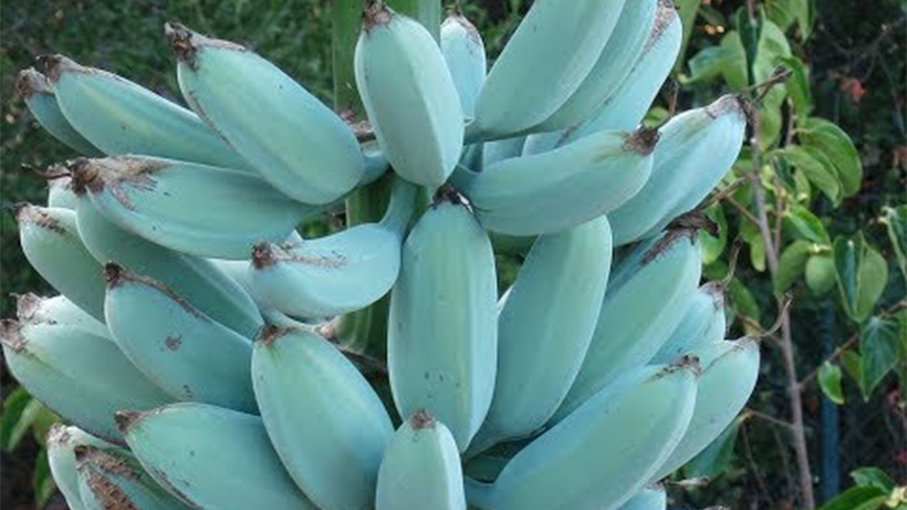
#> input picture BlueBananas.jpg, 907 x 510 px
$ python CYOFilter.py
#> lines starting #> are read from the running program, lines starting #| are printed output that depends on the picture
import math
from PIL import Image
picture = Image.open("BlueBananas.jpg")
#> picture is the input picture: PIL image 907x510 RGB; mean R, G, B 89.6, 130.3, 124.1

def load_img(picture):
    pic = Image.open(picture)
    return pic

def show_img(myfile):
    myfile.show()

def save_img(imgobj, banana):
    imgobj.save(banana)

def distance_formula(x1,y1,x2,y2):
    dist = math.sqrt((x2 - x1)**2 + (y2 - y1)**2)

def emphasize_color(pic):
    gainsboro = (220, 220, 220)
    light_gray = (211, 211, 211)
    silver = (192, 192, 192)
    dark_gray = (169, 169, 169)
    gray = (128, 128, 128)
    dim_grey = (105, 105, 105)
    pixels = picture.getdata()
    original_banana = []
    for p in pixels:
        sum = p[0] + p[1] + p[2]
        if sum >= 660:
            original_banana.append(gainsboro)
        if sum < 660 and sum >= 633:
            original_banana.append(gainsboro)
        if sum < 633 and sum >= 576:
            original_banana.append(light_gray)
        if sum < 576 and sum >= 487:
            original_banana.append(silver)
        if sum < 487 and sum >= 384:
            original_banana.append(dark_gray)
        if sum < 384 and sum >= 315:
            original_banana.append(gray)
        if sum < 315 and sum >= 0:
            original_banana.append(dim_grey)
#> this loop made 462570 passes
#> (p, sum) on passes 1 to 3: ((44, 67, 47), 158), ((33, 56, 36), 125), ((30, 53, 35), 118)
#> after the loop, original_banana = 462570 items
    cyan_filtered = Image.new("RGB", picture.size)
#> cyan_filtered: PIL image 907x510 RGB; every value is 0
    cyan_filtered.putdata(original_banana)
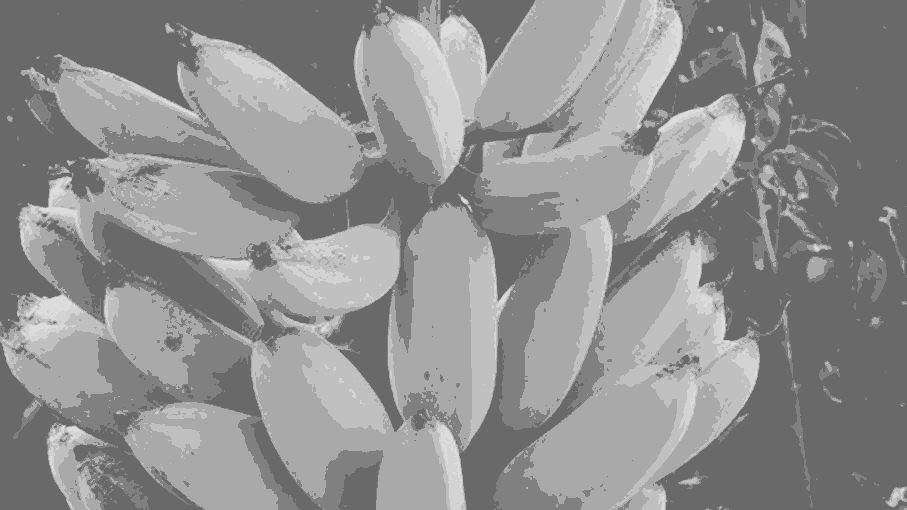
#> cyan_filtered: PIL image 907x510 RGB; min 105, max 220, mean 143.9
    cyan_filtered.show()

emphasize_color(picture)

pic = load_img("BlueBananas.jpg")
show_img(pic)
save_img(pic, "BetterBananas.jpg")

$ run again, with andi.png saved as BlueBananas.jpg
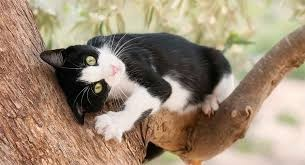
#> input picture andi.png, 305 x 165 px
#> picture is the input picture: PIL image 305x165 RGB; mean R, G, B 159, 139.8, 118.3
#> the loop in emphasize_color, `for p in pixels:` made 50325 passes
#> (p, sum) on passes 1 to 3: ((173, 128, 109), 410), ((169, 124, 105), 398), ((174, 129, 110), 413)
#> after the loop in emphasize_color, `for p in pixels:`: original_banana = 50325 items
#> in emphasize_color, `cyan_filtered.putdata(original_banana)`:
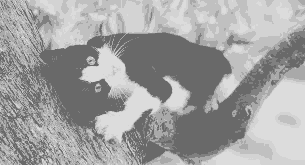
#> cyan_filtered: PIL image 305x165 RGB; min 105, max 220, mean 161.1
